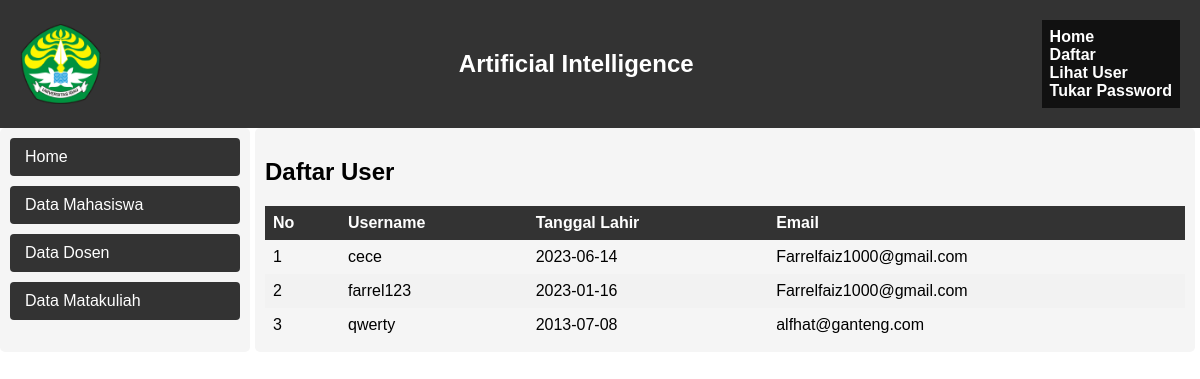
Screenshot of /user.php with the database file from the repository.
### tables this page shows
CREATE TABLE `users` (
  `id` int(11) NOT NULL,
  `nama` varchar(50) NOT NULL,
  `username` varchar(50) NOT NULL,
  `tgl_lahir` date NOT NULL,
  `email` varchar(50) NOT NULL,
  `password` varchar(50) NOT NULL
);

### user.php (the view, shortened to what this page needs)
<?php
include 'koneksi.php';
?>
<!DOCTYPE html>
<html>
<head>
    <link rel="stylesheet" href="css/data_mahasiswa.css">
</head>
<body>
    <div class="header">
        <div class="logo">
            <img src="img/unri (1).png" alt="Logo">
        </div>
        <div class="title">Artificial Intelligence</div>
        <div class="navbar">
            <ul>
                <li><a href="home.php">Home</a></li>
                <li><a href="daftar.php">Daftar</a></li>
                <li><a href="user.php">Lihat User</a></li>
                <li><a href="password.php">Tukar Password</a></li>
            </ul>
        </div>
    </div>
    <div class="container">
        <div class="column column-kiri">
            <ul>
                <li><a href="home.php">Home</a></li>
                <li><a href="data_mahasiswa.php">Data Mahasiswa</a></li>
                <li><a href="data_dosen.php">Data Dosen</a></li>
                <li><a href="data_matakuliah.php">Data Matakuliah</a></li>
            </ul>
        </div>
        <div class="column column-kanan table-container">
            <h2>Daftar User</h2>
            <table>
                <thead>
                    <tr>
                        <th>No</th>
                        <th>Username</th>
                        <th>Tanggal Lahir</th>
                        <th>Email</th>
                    </tr>
                </thead>
                <tbody>
                    <?php
                    $query = "SELECT * FROM users ORDER BY username ASC";
                    $result = mysqli_query($conn, $query);
                    $no = 1;
                    while($row = mysqli_fetch_assoc($result))
                    {
                    ?>
                    <tr>
                        <td><?php echo $no; ?></td>
                        <td><?php echo $row['username']; ?></td>
                        <td><?php echo $row['tgl_lahir']; ?></td>
                        <td><?php echo $row['email']; ?></td>
                    </tr>
                    <?php
                        $no++;
                    }
                    ?>
                </tbody>
            </table>
        </div>
    </div>
</body>
<html>

### css/data_mahasiswa.css (style rules this page uses)
body { margin: 0; padding: 0; font-family: Arial, sans-serif; }
.header { background-color: #333; color: #fff; padding: 20px; display: flex; align-items: center; justify-content: space-between; }
.logo { display: flex; align-items: center; }
.logo img { height: 80px; margin-right: 10px; }
.title { font-size: 24px; font-weight: bold; }
.navbar { padding: 0px; background-color: #111111; display: flex; flex-direction: column; align-items: flex-start; }
.navbar ul { list-style-type: none; margin: 0; padding: 8px; }
.navbar a { text-decoration: none; color: #fff; font-weight: bold; }
.container { display: flex; justify-content: space-between; margin: 0px; }
.column { padding: 10px; background-color: #f5f5f5; border-radius: 5px; margin-right: 5px; }
.column-kiri { width: 20%; }
.column-kanan { width: 80%; }
.column ul { list-style-type: none; padding: 0; margin: 0; }
.column ul li { margin-bottom: 5px; }
.column a { margin-bottom: 10px; color: #333; }
table { border-collapse: collapse; width: 100%; }
th, td { padding: 8px; text-align: left; }
th { background-color: #333; color: #fff; }
tr:nth-child(even) { background-color: #f2f2f2; }

### user.php (style rules this page uses)
.column-kiri ul { padding: 0; list-style: none; }
.column-kiri li { margin-bottom: 10px; }
.column-kiri a { display: block; padding: 10px 15px; text-decoration: none; color: #fff; background-color: #333; border-radius: 4px; transition: background-color 0.3s ease; font-family: Arial, sans-serif; }

### rows the page displays
users: username "cece", tgl_lahir "2023-06-14", email "Farrelfaiz1000@gmail.com"
users: username "farrel123", tgl_lahir "2023-01-16", email "Farrelfaiz1000@gmail.com"
users: username "qwerty", tgl_lahir "2013-07-08", email "alfhat@ganteng.com"
